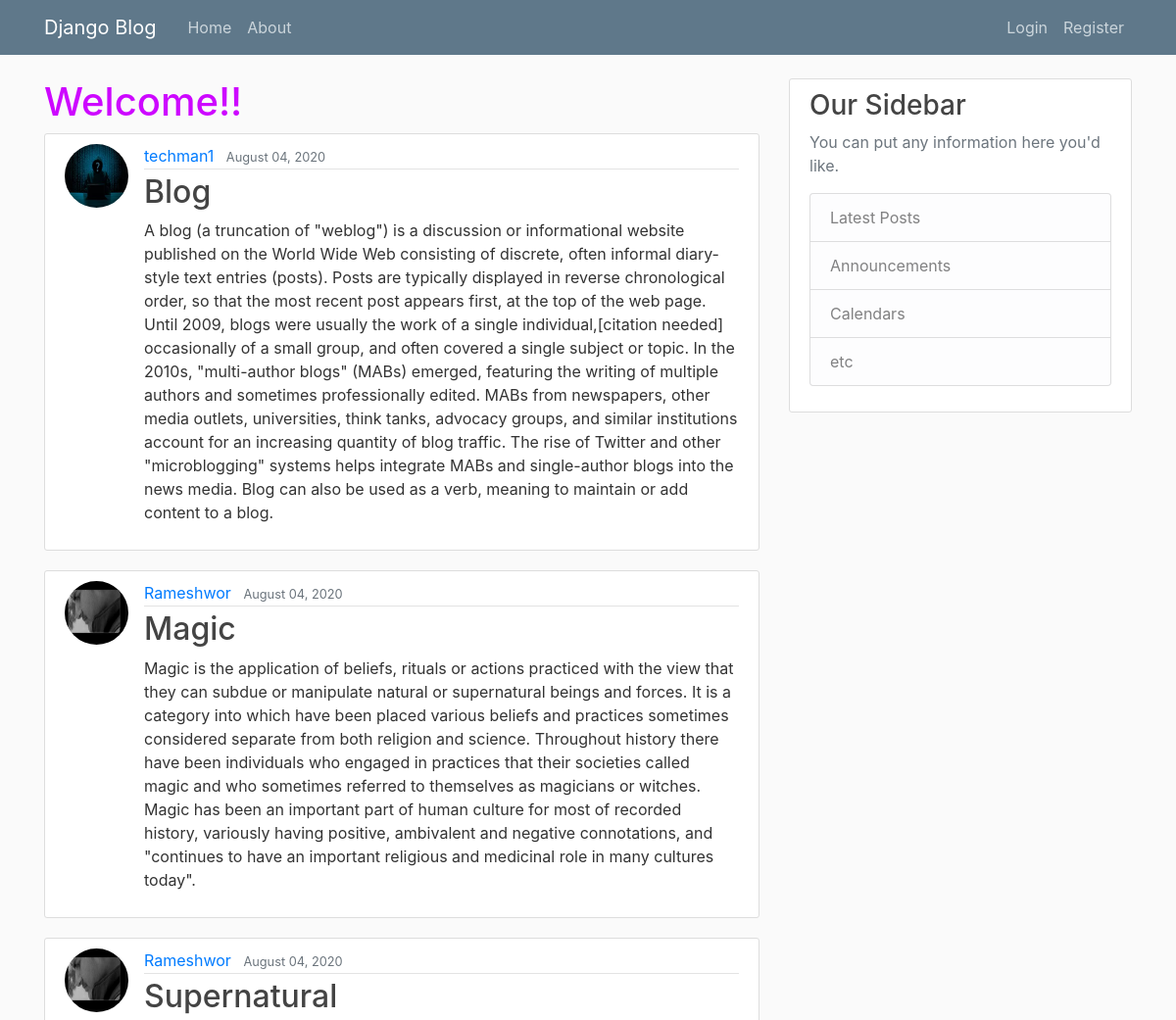
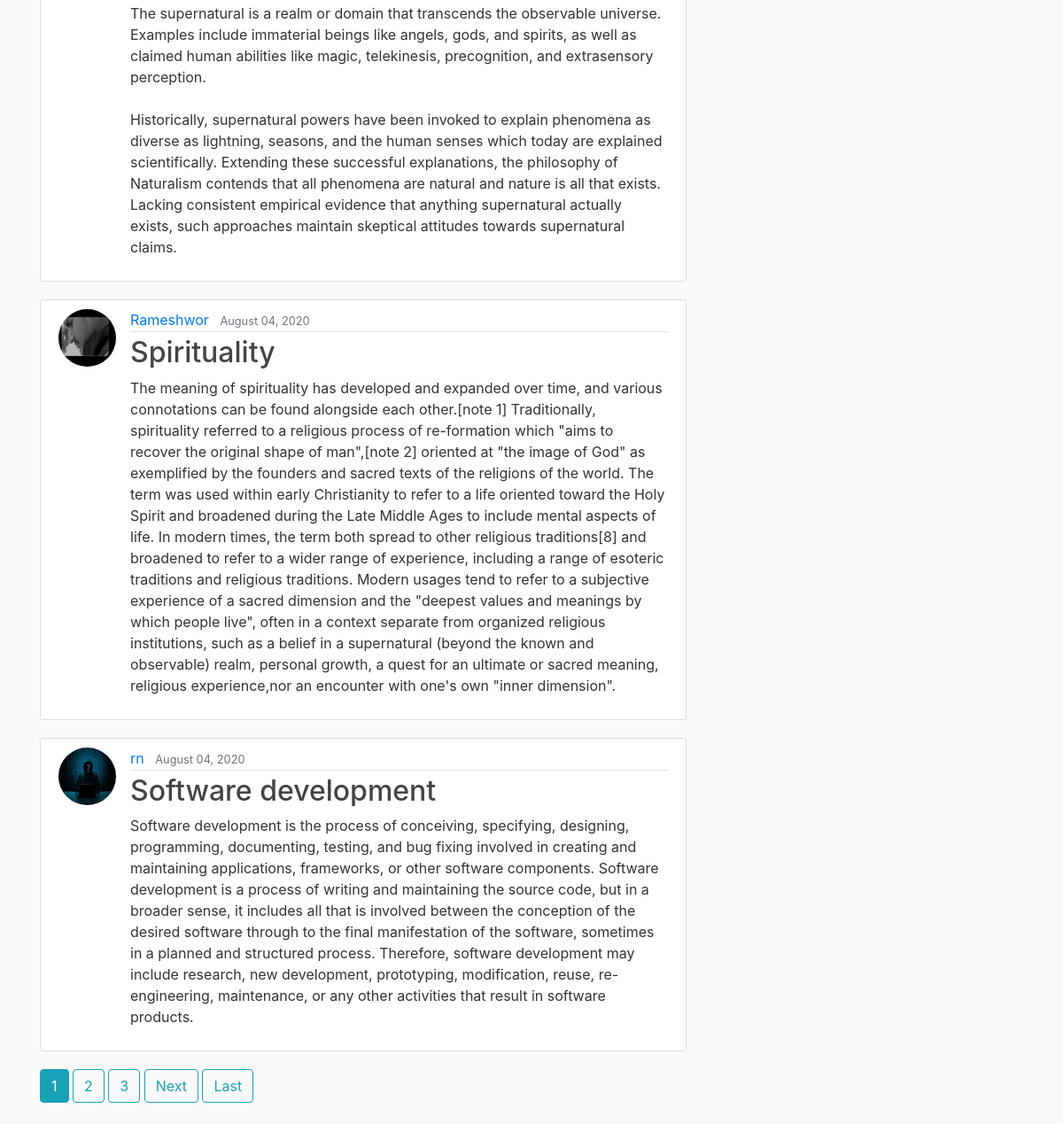
The page / on the database its author committed (2 pictures, top to bottom).
### blog/models.py (models this page shows, shortened)
class Post(models.Model):
    title = models.CharField(max_length=100)
    content = models.TextField()
    date = models.DateTimeField(default=timezone.now)
    author = models.ForeignKey(User, on_delete=models.CASCADE)

### users/models.py (models this page shows, shortened)
class Profile(models.Model):
    user = models.OneToOneField(User, on_delete=models.CASCADE)
    image = models.ImageField(default='default.jpg', upload_to='profile_pics')

### blog/views.py (the view)
# urls.py: path('', PostListView.as_view(), name='home-blog'),
class PostListView(ListView):
    model = Post
    template_name = 'blog/home.html'
    context_object_name = 'posts'
    ordering = ['-date']
    paginate_by = 5

### blog/templates/blog/home.html (shortened to what this page needs)
{% extends "blog/base.html" %}
{% block content %}
    <h1 style="color: rgb(205, 7, 255);">Welcome!!</h1>
    {% for post in posts %}
    <article class="media content-section">
      <img class="rounded-circle article-img" src="{{ post.author.profile.image.url }}" alt="" srcset="">
        <div class="media-body">
          <div class="article-metadata">
            <a class="mr-2" href="{% url 'user-posts' post.author.username %}">{{ post.author }}</a>
            <small class="text-muted">{{ post.date|date:"F d, Y" }}</small>
          </div>
          <h2><a class="article-title" href="{% url 'post-detail' post.id  %}">{{ post.title }}</a></h2>
          <p class="article-content">{{ post.content }}</p>
        </div>
      </article>
    {%endfor%}
    {% if is_paginated %}
    {% for num in page_obj.paginator.page_range %}
      {% if page_obj.number == num %}
        <a class="btn btn-info mb-4" href="?page={{ num }}">{{ num }}</a>
      {% elif num > page_obj.number|add:'-3' and num < page_obj.number|add:'3' %}
        <a class="btn btn-outline-info mb-4" href="?page={{ num }}">{{ num }}</a>
      {% endif %}
    {% endfor %}
    {% if page_obj.has_next %}
      <a class="btn btn-outline-info mb-4" href="?page={{ page_obj.next_page_number }}">Next</a>
      <a class="btn btn-outline-info mb-4" href="?page={{ page_obj.paginator.num_pages }}">Last</a>
    {% endif %}
  {% endif %}
{% endblock content %}

### blog/templates/blog/base.html (shortened to what this page needs)
{% load static %}
<!DOCTYPE html>
<html lang="en">
<head>
    <link rel="stylesheet" href="https://maxcdn.bootstrapcdn.com/bootstrap/4.0.0/css/bootstrap.min.css">
    <link rel="stylesheet" href="{% static 'blog/main.css' %}">
</head>
<body>
    <header class="site-header">
        <nav class="navbar navbar-expand-md navbar-dark bg-steel fixed-top">
          <div class="container">
            <a class="navbar-brand mr-4" href="{% url 'home-blog' %}">Django Blog</a>
            <div class="collapse navbar-collapse" id="navbarToggle">
              <div class="navbar-nav mr-auto">
                <a class="nav-item nav-link" href="{% url 'home-blog' %}">Home</a>
                <a class="nav-item nav-link" href="{% url 'about-blog' %}">About</a>
              </div>
              <div class="navbar-nav">
                {% if user.is_authenticated %}
                     <a class="nav-item nav-link" href="{% url 'post-create' %}">New Post</a>
                     <a class="nav-item nav-link" href="{% url 'logout' %}">logout</a>
                     <a class="nav-item nav-link" href="{% url 'profile' %}">Profile</a>
                {% else %}
                   <a class="nav-item nav-link" href="{% url 'login' %}">Login</a>
                   <a class="nav-item nav-link" href="{% url 'register' %}">Register</a>
                {% endif %}
              </div>
            </div>
          </div>
        </nav>
      </header>
      <main role="main" class="container">
        <div class="row">
          <div class="col-md-8">
            {% block content %}{% endblock %}
          </div>
          <div class="col-md-4">
            <div class="content-section">
              <h3>Our Sidebar</h3>
              <p class='text-muted'>You can put any information here you'd like.
                <ul class="list-group">
                  <li class="list-group-item list-group-item-light">Latest Posts</li>
                  <li class="list-group-item list-group-item-light">Announcements</li>
                  <li class="list-group-item list-group-item-light">Calendars</li>
                  <li class="list-group-item list-group-item-light">etc</li>
                </ul>
              </p>
            </div>
          </div>
        </div>
      </main>
</body>
</html>

### blog/static/blog/main.css (style rules this page uses)
body { background: #fafafa; color: #333333; margin-top: 5rem; }
h1, h2, h3, h4, h5, h6 { color: #444444; }
ul { margin: 0; }
.bg-steel { background-color: #5f788a; }
.site-header .navbar-nav .nav-link { color: #cbd5db; }
.content-section { background: #ffffff; padding: 10px 20px; border: 1px solid #dddddd; border-radius: 3px; margin-bottom: 20px; }
.article-title { color: #444444; }
.article-content { white-space: pre-line; }
.article-img { height: 65px; width: 65px; margin-right: 16px; }
.article-metadata { padding-bottom: 1px; margin-bottom: 4px; border-bottom: 1px solid #e3e3e3 }

### rows shown on the page
Post: author.profile.image (placeholder picture), author "techman1", date "August 04, 2020", title "Blog", content "A blog (a truncation of \"weblog\") is a discussion or informational website published on the World Wide Web consisting of discrete, often informal diary-style text entries (posts). Posts are typically displayed in reverse chronological order, so that the most recent post appears first, at the top of the web page. Until 2009, blogs were usually the work of a single individual,[citation needed] occasionally of a small group, and often covered a single subject or topic. In the 2010s, \"multi-author blogs\" (MABs) emerged, featuring the writing of multiple authors and sometimes professionally edited. MABs from newspapers, other media outlets, universities, think tanks, advocacy groups, and similar…"
Post: author.profile.image (picture), author "Rameshwor", date "August 04, 2020", title "Magic", content "Magic is the application of beliefs, rituals or actions practiced with the view that they can subdue or manipulate natural or supernatural beings and forces. It is a category into which have been placed various beliefs and practices sometimes considered separate from both religion and science. Throughout history there have been individuals who engaged in practices that their societies called magic and who sometimes referred to themselves as magicians or witches. Magic has been an important part of human culture for most of recorded history, variously having positive, ambivalent and negative connotations, and \"continues to have an important religious and medicinal role in many cultures…"
Post: author.profile.image (picture), author "Rameshwor", date "August 04, 2020", title "Supernatural", content "The supernatural is a realm or domain that transcends the observable universe. Examples include immaterial beings like angels, gods, and spirits, as well as claimed human abilities like magic, telekinesis, precognition, and extrasensory perception. Historically, supernatural powers have been invoked to explain phenomena as diverse as lightning, seasons, and the human senses which today are explained scientifically. Extending these successful explanations, the philosophy of Naturalism contends that all phenomena are natural and nature is all that exists. Lacking consistent empirical evidence that anything supernatural actually exists, such approaches maintain skeptical attitudes towards…"
Post: author.profile.image (picture), author "Rameshwor", date "August 04, 2020", title "Spirituality", content "The meaning of spirituality has developed and expanded over time, and various connotations can be found alongside each other.[note 1] Traditionally, spirituality referred to a religious process of re-formation which \"aims to recover the original shape of man\",[note 2] oriented at \"the image of God\" as exemplified by the founders and sacred texts of the religions of the world. The term was used within early Christianity to refer to a life oriented toward the Holy Spirit and broadened during the Late Middle Ages to include mental aspects of life. In modern times, the term both spread to other religious traditions[8] and broadened to refer to a wider range of experience, including a range of…"
Post: author.profile.image (placeholder picture), author "rn", date "August 04, 2020", title "Software development", content "Software development is the process of conceiving, specifying, designing, programming, documenting, testing, and bug fixing involved in creating and maintaining applications, frameworks, or other software components. Software development is a process of writing and maintaining the source code, but in a broader sense, it includes all that is involved between the conception of the desired software through to the final manifestation of the software, sometimes in a planned and structured process. Therefore, software development may include research, new development, prototyping, modification, reuse, re-engineering, maintenance, or any other activities that result in software products."

### other values the page prints
{{ num }} "1"
{{ num }} "2" "3"
